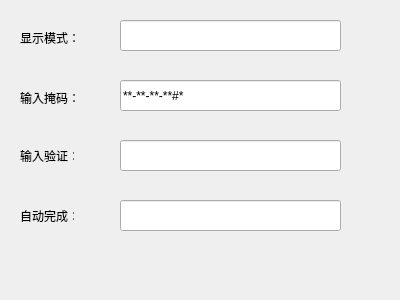
<?xml version="1.0" encoding="UTF-8"?>
<ui version="4.0">
 <class>MyWidget</class>
 <widget class="QWidget" name="MyWidget">
  <property name="geometry">
   <rect>
    <x>0</x>
    <y>0</y>
    <width>400</width>
    <height>300</height>
   </rect>
  </property>
  <property name="windowTitle">
   <string>MyWidget</string>
  </property>
  <widget class="QLineEdit" name="lineEdit1">
   <property name="geometry">
    <rect>
     <x>120</x>
     <y>20</y>
     <width>221</width>
     <height>31</height>
    </rect>
   </property>
   <property name="inputMask">
    <string/>
   </property>
   <property name="echoMode">
    <enum>QLineEdit::Password</enum>
   </property>
  </widget>
  <widget class="QLabel" name="label">
   <property name="geometry">
    <rect>
     <x>20</x>
     <y>30</y>
     <width>71</width>
     <height>16</height>
    </rect>
   </property>
   <property name="text">
    <string>显示模式：</string>
   </property>
  </widget>
  <widget class="QLineEdit" name="lineEdit2">
   <property name="geometry">
    <rect>
     <x>120</x>
     <y>80</y>
     <width>221</width>
     <height>31</height>
    </rect>
   </property>
   <property name="inputMask">
    <string>&gt;AA-90-bb-!aa\#H;*</string>
   </property>
   <property name="text">
    <string>---#</string>
   </property>
   <property name="echoMode">
    <enum>QLineEdit::Normal</enum>
   </property>
  </widget>
  <widget class="QLabel" name="label_2">
   <property name="geometry">
    <rect>
     <x>20</x>
     <y>90</y>
     <width>61</width>
     <height>16</height>
    </rect>
   </property>
   <property name="text">
    <string>输入掩码：</string>
   </property>
  </widget>
  <widget class="QLineEdit" name="lineEdit3">
   <property name="geometry">
    <rect>
     <x>120</x>
     <y>140</y>
     <width>221</width>
     <height>31</height>
    </rect>
   </property>
   <property name="inputMask">
    <string/>
   </property>
   <property name="echoMode">
    <enum>QLineEdit::Normal</enum>
   </property>
  </widget>
  <widget class="QLabel" name="label_3">
   <property name="geometry">
    <rect>
     <x>20</x>
     <y>150</y>
     <width>54</width>
     <height>12</height>
    </rect>
   </property>
   <property name="text">
    <string>输入验证：</string>
   </property>
  </widget>
  <widget class="QLineEdit" name="lineEdit4">
   <property name="geometry">
    <rect>
     <x>120</x>
     <y>200</y>
     <width>221</width>
     <height>31</height>
    </rect>
   </property>
   <property name="inputMask">
    <string/>
   </property>
   <property name="echoMode">
    <enum>QLineEdit::Normal</enum>
   </property>
  </widget>
  <widget class="QLabel" name="label_4">
   <property name="geometry">
    <rect>
     <x>20</x>
     <y>210</y>
     <width>54</width>
     <height>12</height>
    </rect>
   </property>
   <property name="text">
    <string>自动完成：</string>
   </property>
  </widget>
 </widget>
 <layoutdefault spacing="6" margin="11"/>
 <resources/>
 <connections/>
</ui>
